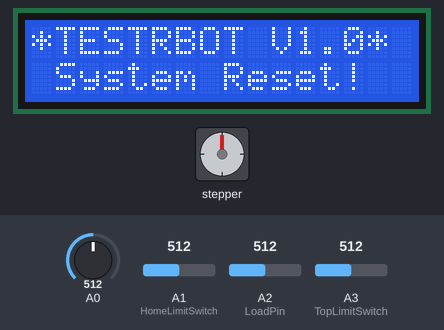
The sketch below on a simulated Arduino Uno, built with avr-gcc and run on an emulated ATmega328P. On the bench: 16×2 character LCD, stepper motor. Inputs (shaded band) come from the test bench; at power-on: A0 = 512, A1 (HomeLimitSwitch) = 512, A2 (LoadPin) = 512, A3 (TopLimitSwitch) = 512. Stepper angles assume 200 steps per turn; what the sketch prints to the serial monitor is not drawn.

Above: at 3.2 s.
3.3 s: A0 set to 51
6.3 s: A0 set to 41
At 7.5 s:
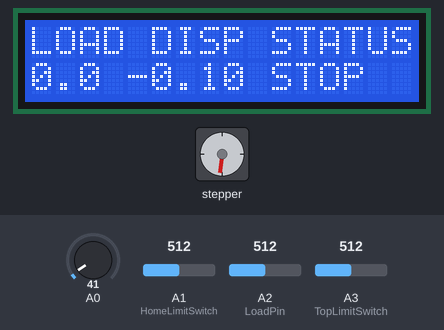
7.8 s: A0 set to 716
At 8.7 s:
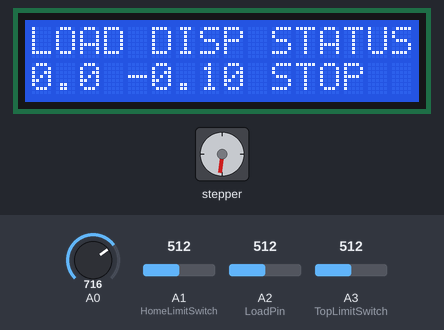
10.8 s: A1 (HomeLimitSwitch) set to 991
13.8 s: A1 (HomeLimitSwitch) set to 1016
At 15.0 s:
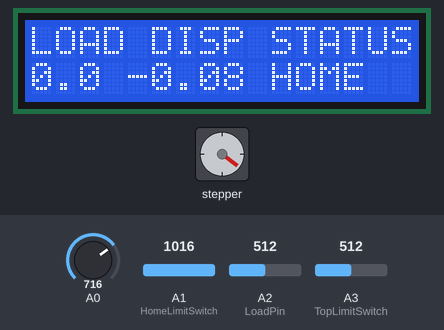
15.3 s: A2 (LoadPin) set to 716
At 16.2 s:
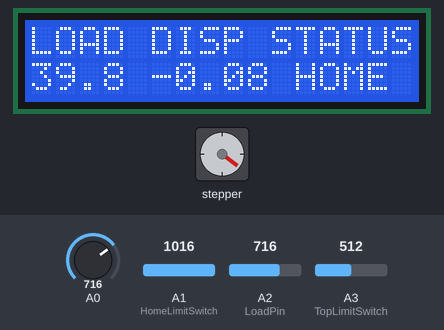
Timing chart, 0 to 18.0 s (numbered marks = the images above; inputs shaded):
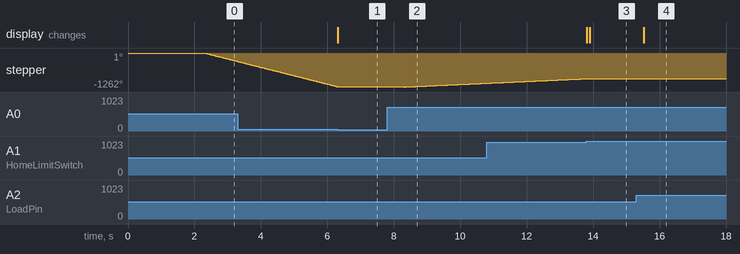

The sketch:

tester-bot.ino
```cpp
// (licence header left out)
#include <LiquidCrystal.h>
#include <LCDKeypad.h>
LiquidCrystal lcd(8, 13, 9, 4, 5, 6, 7); //Defined LCD, (digital pins used by LCD)
int adc_key_val[5] ={47, 145, 400, 600, 800 }; //(0 = right, 1 = up, 2 = down, 3 = left, 4 = select)
int NUM_KEYS = 5;
int adc_key_in;
int key=-1;
int oldkey=-1;
String Status;

//____STEPPER MOTOR DECLARATIONS_________________________________________________________________________________
#include <AccelStepper.h>
AccelStepper stepper(1, 12, 11);      // Defined Stepper: (# motors, 'step' digital output pin, 'direction' digital output pin)
const int HomeLimitSwitch = 1;        // The analog input pin # for the home switch
const int TopLimitSwitch = 3;         // The analog input pin # for the home switch
const int MoveDisp = 10;              // steps to move if any move button is pressed
const int MaxSpeed = 4000;            // Max Speed in steps per second. 4000 is MAX for Ardu Uno. (See http://www.daycounter.com/Calculators/Stepper-Motor-Calculator.phtml)
const int MaxAcceleration = 4000;     // Steps per second per second
const int StepsPerRevolution = 200;   // Steps per revolution, a physical property of your stepper motor
float GearRatio = 1.933333;           // Output/Input teeth of gears 29/15
const int RodTPI = 18;                // Threaded rod threads per inch, a 5/16-18 rod is standard.
float HomeLimitSwitchState = 0;       // The current state of the homing limit switch
float TopLimitSwitchState = 0;        // The current state of the homing limit switch

//____LOAD CELL DECLARATIONS______________________________________________________________________________________
const int LoadPin = 2;                // select the input pin for the loadcell
float LoadOffset = 0;                 // Load added to measured load to offset it to zero, lbs
float Load = 0;                       // Sensed load force, lbs.
int OverloadForce = 185;              // Testrbot will shutdown if it detects anything over this force, lbs.<<<<<<<<<<<<<<<<<<<<<<<<<<<<<<<<<<<<<<<<<<<<
float Disp = 0;                       // Sensed displacement in inches
const int DelayTime = 200;            // delay X millisec to control acquisition rate: (1000 = 1Hz, 200 = 5 Hz, 20 = 50Hz, 10 = 100Hz)
double LoadScale = 40.00314;          // lb/V, calculated as a function of nominal load, gain, & sensitivity
double StepPerInch = StepsPerRevolution*RodTPI*GearRatio; //Calculates linear inches of travel per stepper step
int Direction;                        // This variable will be used to detect the last direction moved

//____LCD SETUP___________________________________________________________________________________________________
 void setup()
{
  Serial.begin(9600);                 // initialize serial communication at 9600 baud. The serial monitor is used for data collection.
  lcd.begin(16, 2);
  lcd.clear();
  lcd.setCursor(0,0);
  lcd.print("*TESTRBOT V1.0*");
  lcd.setCursor(0,1);
  lcd.print(" System Reset!");
  delay(2000);

//____STEPPER SETUP________________________________________________________________________________________________
  stepper.setMaxSpeed(MaxSpeed);
  stepper.setAcceleration(MaxAcceleration);
  stepper.setCurrentPosition(0);
  digitalWrite(A1, HIGH);              //This pulls up the analog pin for the home limit switch to clean up the signal.
  digitalWrite(A3, HIGH);              //This pulls up the analog pin for the home limit switch to clean up the signal.

//____LOADCELL SETUP_______________________________________________________________________________________________
  LoadOffset = -analogRead(LoadPin)*.0048828125*LoadScale;  // Raw loadcell reading * Voltage Input Range divided by bit resolution (5v/1024) * Load cell scale factor. 'LoadOffset' is for setting the 'Load' to zero.
}

//____LOOP__________________________________________________________________________________________________________
void loop()
{
  CollectData();
  delay (DelayTime);
  PrintSerial();
  lcd.clear();
  PrintLCD();
  key = get_key(adc_key_in);            // convert into key press
  if (key != oldkey)                    // if new keypress is detected jump into this large if statement, otherwise restart LOOP
   {
     while (key == 1)                   // _________________________UP key (Move UP if key is held)__________________________________________
     {
       CollectData();
       if(TopLimitSwitchState > 1000)   //Make sure you are not at the top before moving up
       {
         Serial.println("REACHED TOP OF TRAVEL, STOPPING!");
         Stop();                        //If you are at the top, stop.
         break;
       }
       if (Load >= OverloadForce)      //If the actuator has hit the overload force STOP.
       {
         Serial.println("REACHED MAX LOAD, STOPPING!");
         Stop();
         break;
       }
       Status = "UP";
       PrintLCD();
       stepper.move(MoveDisp);
       stepper.run();
       CollectData();
       key = get_key(adc_key_in);     // Convert raw reading into specific key press
       if (key != 1)                  //If you let go of the key, this function exits the loop and restarts LOOP
       {
         oldkey = key;
         Status = " ";
         break;
       }
     }
     while (key == 2)                   //_______________________DOWN key (Move down if key is held)__________________________________________
      {
       CollectData();
       if(HomeLimitSwitchState > 1000)   //Make sure you are not at home before moving down
        {
          GoHome();                     //If you are at home its safe to call 'GoHome' Again because it knows to check for the switch status
          break;
        }
        if (Load >= OverloadForce)      //If the actuator has hit the overload force STOP.
         {
           Serial.println("REACHED MAX LOAD, STOPPING!");
           Stop();
           break;
         }
        Status = "DOWN";
        PrintLCD();
        stepper.move(-MoveDisp);
        stepper.run();
        CollectData();
        key = get_key(adc_key_in);       // Convert raw reading into specific key press
        if (key != 2)                    // If you let go of the key, this function exits the loop and restarts LOOP
          {
            oldkey = key;
            Status = " ";
            break;
          }
      }
       if (key == 3)                      //_________________LEFT KEY (Move to home position)______________________________________________
        {
         Status = "HOME";
         PrintLCD();
         PrintSerial();
         GoHome();
        }
        if (key == 4)                     //_______________________SELECT key (AUTO TEST)___________________________________________________
        {
          Status = "TEST";
          PrintLCD();
          PrintSerial();
          TestRun();
        }
   }
}


//____Function Assignment_____________________________________________________________________________________________

int get_key(unsigned int input)         // This function converts the raw analog signal from A0 to key number
{
    int k;
    for (k = 0; k < NUM_KEYS; k++)
    {
      if (input < adc_key_val[k])
      {
        return k;
      }
    }
    if (k >= NUM_KEYS)k = -1;            // If no valid key is pressed
    return k;
}

int CollectData()                        //This function collects all available data
{
  Load = abs(analogRead(LoadPin)*.0048828125*LoadScale+LoadOffset+.00001);  // The abs & .00001 prevent the negative sign from showing at 0 lbs.
  Disp = stepper.currentPosition()/StepPerInch;                             // Converts steps into inches
  adc_key_in = analogRead(0);                                               // Check if key is being pressed
  TopLimitSwitchState = analogRead(TopLimitSwitch);                         // Check if top limit switch is tripped
  HomeLimitSwitchState = analogRead(HomeLimitSwitch);                       // Check if home limit switch is tripped
}

int PrintSerial()                        //This function prints all available data to the serial monitor
{
  Serial.print(millis());                // print the time in milliseconds since the program started
  Serial.print(',');                     // print a comma
  Serial.print(Load,6);                  // print the load to serial
  Serial.print(',');                     // print a comma
  Serial.print(Disp,6);                  // print the displacement to serial
  Serial.print(',');                     // print a comma
  Serial.println(Status);                // print the actuator status to serial (HOME, STOP, UP, DOWN, TEST)
}

int PrintLCD()                           //This function prints all available data to the LCD
{
  lcd.setCursor(0,0);
  lcd.print("LOAD DISP STATUS");         //Header Line which is always showing
  lcd.setCursor(0,1);
  lcd.print(Load,1);                     //Current force to 1 decimal place
  lcd.print(" ");
  lcd.print(Disp);                       //Current displacementr to 2 decimal places
  lcd.print(" ");
  lcd.print(Status);                     //Current Status (HOME, STOP, UP, DOWN, TEST)
}

int Stop()                               //This function stops all movement
{
  oldkey = key;
  stepper.stop();
  Serial.println("STOPPED ON COMMAND");
  Status = "STOP";
  PrintLCD();
  delay(1000);
}

int GoHome()                             //This function sends the actuator to the bottom home position
{
  Serial.println("GOING HOME");
  Status = "HOME";
  while (true)
 {
   CollectData();
   if (HomeLimitSwitchState > 1000)
    {
      oldkey = key;
      stepper.stop();
      Serial.println("AT HOME POSITION");
      Status = "HOME";
      PrintLCD();
      PrintSerial();
      delay(1000);
      break;
    }
    key = get_key(adc_key_in);           // convert into key press
    PrintLCD();
    if (key == 0)                        //0 is the stop key (right button) _________RIGHT KEY______________________________________________________
    {
      Stop();
      break;
    }
    stepper.move(-MoveDisp);
    stepper.run();
  }
}

int TestRun()                         //This function sends the actuator in the last direction moved and collects data until hitting a limit switch or reaching the overload force
{
  if (oldkey == 2)                    //If the last direction moved was down, the oldkey will be 2.
  {
    Serial.println("START TENSILE TEST");
    Direction = -1;
  }
  else
  {
    Serial.println("START COMPRESSION TEST");
    Direction = 1;
  }
  while (true)
  {
    CollectData();
    if (HomeLimitSwitchState > 1000)   //If the actuator is at the home position I run GoHome which will tell it to stop & note that it is at 'home'
     {
       Serial.println("FINISHED TENSILE TEST RUN");
       GoHome();
       break;
     }
    if (TopLimitSwitchState > 1000)     //If the actuator is at the top position I take it to mean that it has finished a compression run, so I send it home.
     {
       Serial.println("FINISHED COMPRESSION TEST RUN");
       GoHome();
       break;
     }
    if (Load >= OverloadForce)         //If the actuator has hit the overload force I tell it to stop.
     {
       Serial.println("REACHED MAX LOAD, STOPPING!");
       Stop();
       break;
     }
    key = get_key(adc_key_in);     // convert into key press
    if (key == 0)                  //0 is the right key which means 'stop'
    {
      Stop();
      break;
    }
    CollectData();
    PrintLCD();
    PrintSerial();
    stepper.move(MoveDisp * Direction);
    stepper.run();
  }
}
```

Measured:
- the behaviour switches between 47 and 46 on A0 (found by bisection; images 0 and 1)
- the behaviour switches between 1000 and 1001 on A1 (HomeLimitSwitch) (found by bisection; images 2 and 3)
- after the input at 6.3 s, stepper: goes on until 6.3 s, then stays -1253°; the display: changes at once (image 1)
- after the input at 13.8 s, stepper: goes on until 13.8 s, then stays -953°; the display: first changes at once (image 3 shows a later state)
- after the input at 15.3 s, the display: changes after 0.23 s (image 4)
